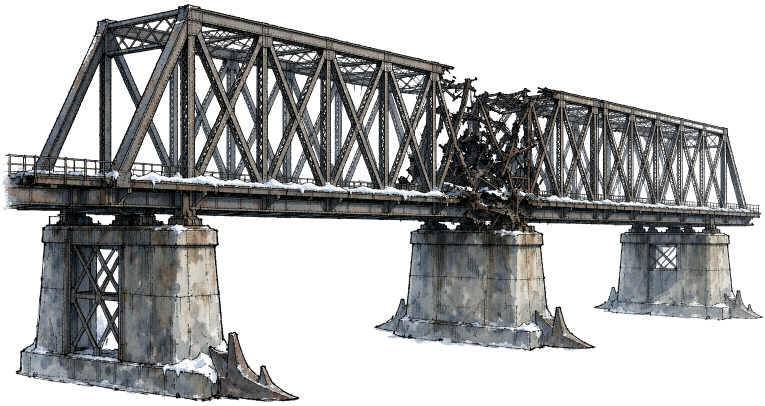
#> input picture tools/bridge_restyle/bridge_PHOTOREAL_ORIGINAL.png, 1530 x 812 px (shown at 1/2 size)
$ python verify_bridge.py bridge_PHOTOREAL_ORIGINAL.png
#> lines starting #> are read from the running program, lines starting #| are printed output that depends on the picture; after the words box and inside, x2 and y2 are one past the last pixel; in counts of white or black regions, pixels touching at a corner belong together
#!/usr/bin/env python3
"""Objective checks for the restyled bridge PNG (no reliance on vision model)."""
import sys
import numpy as np
from PIL import Image

INK = np.array([0.14, 0.10, 0.08])  # InkStyle.InkColor


def report(path):
#> called with path = 'bridge_PHOTOREAL_ORIGINAL.png'
    im = Image.open(path).convert("RGBA")
#> im is the input picture: PIL image 1530x812 RGBA; mean R, G, B, A 173.5, 174.3, 174.3, 125.5
    a = np.asarray(im).astype(np.float64) / 255.0
    rgb = a[..., :3]
    alpha = a[..., 3]
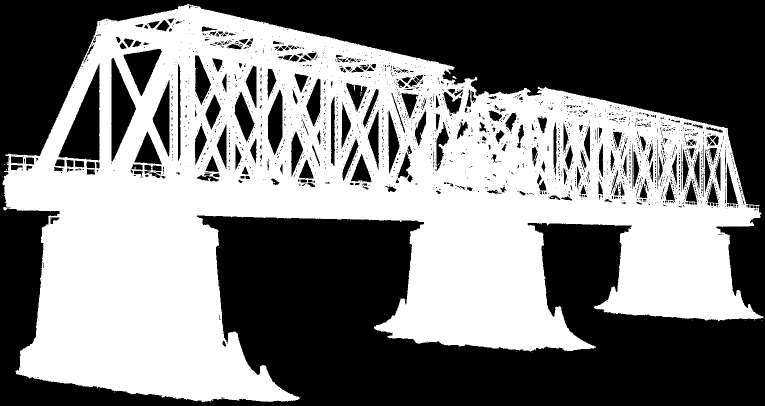
#> alpha: shape (812, 1530) float64 (shown at 1/2 size); values 0 (black) and 1 (white), 49.2% white; 43 white regions (41 under 20 px), largest, box (x1, y1, x2, y2) and area: (5, 8, 1527, 804) 611539, (905, 152, 913, 158) 28
    h, w = a.shape[:2]
#> h = 812; w = 1530
    opaque = alpha > 0.5
    n_op = int(opaque.sum())
#> n_op = 611644
    print(f"\n=== {path}  ({w}x{h}) ===")
#| === bridge_PHOTOREAL_ORIGINAL.png  (1530x812) ===
    print(f"opaque px: {n_op} ({100*n_op/(h*w):.1f}%)  transparent: {h*w-n_op}")
#| opaque px: 611644 (49.2%)  transparent: 630716

    # tone count (quantize to 5 bits/channel to count distinct flat tones)
    q = (rgb[opaque] * 31).round().astype(int)
    keys = q[:, 0] * 1024 + q[:, 1] * 32 + q[:, 2]
    print(f"distinct flat tones (5-bit): {len(np.unique(keys))}")
#| distinct flat tones (5-bit): 978

    # warm-brown ink pixels: close to INK and dark
    d = np.sqrt(((rgb - INK) ** 2).sum(axis=-1))
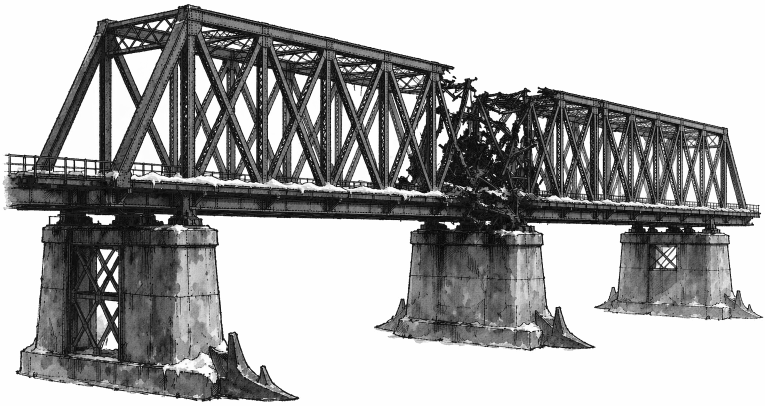
#> d: shape (812, 1530) float64 (shown at 1/2 size); min 0.00277, max 1.55, mean 1.02; drawn with min black and max white
    inkpx = int(((d < 0.06) & opaque).sum())
#> inkpx = 19339
    print(f"warm-brown ink pixels (near InkColor, opaque): {inkpx} ({100*inkpx/max(n_op,1):.2f}% of opaque)")
#| warm-brown ink pixels (near InkColor, opaque): 19339 (3.16% of opaque)

    # edge smoothness: mean |grad| of alpha boundary (lower => smoother AA edge)
    gx = np.abs(alpha[1:, :] - alpha[:-1, :]).sum() + np.abs(alpha[:, 1:] - alpha[:, :-1]).sum()
#> gx = 50124
    print(f"alpha edge roughness (sum |grad|): {gx:.0f}  (lower = smoother)")
#| alpha edge roughness (sum |grad|): 50124  (lower = smoother)

    return a


if __name__ == "__main__":
    report("bridge_PHOTOREAL_ORIGINAL.png")
    for p in sys.argv[1:]:
        report(p)
#| === bridge_PHOTOREAL_ORIGINAL.png  (1530x812) ===
#| opaque px: 611644 (49.2%)  transparent: 630716
#| distinct flat tones (5-bit): 978
#| warm-brown ink pixels (near InkColor, opaque): 19339 (3.16% of opaque)
#| alpha edge roughness (sum |grad|): 50124  (lower = smoother)
